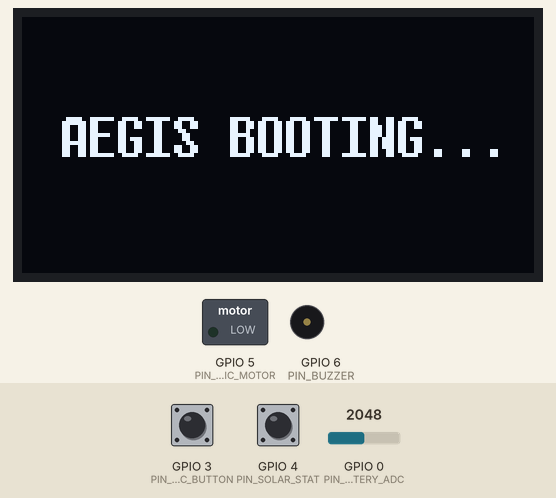
A sketch run on a simulated ESP32-C3. On the bench: 128×64 one-colour display, switched loads named in the sketch (green lamp = pin HIGH), buzzer (waves = sounding, pin HIGH). The inputs (shaded band) are chosen by the test bench; at power-on: GPIO 0 (PIN_BATTERY_ADC) = 2048, GPIO 3 (PIN_PANIC_BUTTON) HIGH, GPIO 4 (PIN_SOLAR_STAT) HIGH. Random numbers use the default seed unless the sketch sets one; nothing arrives over Bluetooth unless stated; a phone connects over Bluetooth LE 3 s after start; what the sketch prints to the serial monitor is not drawn.

Above: at 0.1 s.
At 1.2 s:
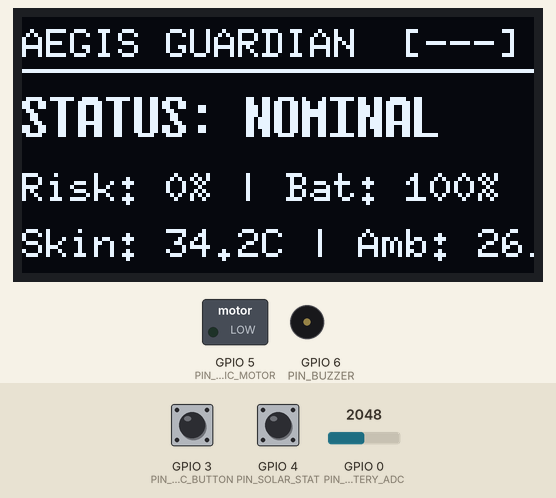
1.3 s: GPIO 0 (PIN_BATTERY_ADC) set to 2866
At 3.9 s:
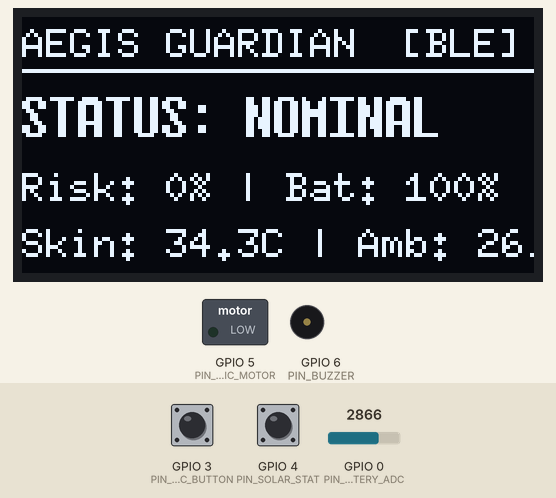
Timing chart, 0 to 5.4 s (numbered marks = the images above; inputs shaded):
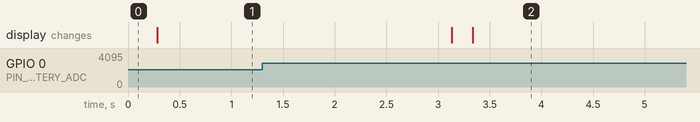

The sketch:

esp32_firmware.ino
```cpp
#include <Arduino.h>
#include <Wire.h>
#include <BLEDevice.h>
#include <BLEServer.h>
#include <BLEUtils.h>
#include <BLE2902.h>
#include <U8g2lib.h>

/*
 ==============================================================================
 AEGIS GUARDIAN — ESP32-C3 HARDWARE FIRMWARE
 ==============================================================================
 Target MCU: ESP32-C3 / ESP32-WROOM-32
 Sensors:
   - MAX30101 (PPG / HR / SpO2) via I2C (0x57)
   - BMI270 (6-Axis IMU) via I2C (0x68 / 0x69)
   - SHT31 (Ambient Temp & Humidity) via I2C (0x44)
   - MAX30208 (Precision Skin Temp) via I2C (0x50)
   - BME280 (Barometric Pressure) via I2C (0x76)
 Power & IO:
   - CN3065 Solar STAT Pin: GPIO 4 (Digital Input)
   - Battery ADC Voltage Divider: GPIO 0 (ADC1_CH0)
   - Panic Tactile SOS Button: GPIO 9 (Active Low with Interrupt)
   - Haptic Vibration Motor: GPIO 5 (PWM / Digital Output)
   - Passive Buzzer: GPIO 6 (LEDC PWM)
   - SSD1306 OLED (128x64): I2C (0x3C)
 ==============================================================================
*/

// BLE GATT UUID Definitions
#define SERVICE_UUID           "0000FFE0-0000-1000-8000-00805F9B34FB"
#define TELEMETRY_CHAR_UUID    "0000FFE1-0000-1000-8000-00805F9B34FB"
#define OLED_SYNC_CHAR_UUID    "0000FF02-0000-1000-8000-00805F9B34FB"

// Hardware Pin Definitions (ESP32-C3)
#define PIN_SDA                8
#define PIN_SCL                9
#define PIN_PANIC_BUTTON       3
#define PIN_SOLAR_STAT         4
#define PIN_BATTERY_ADC        0
#define PIN_HAPTIC_MOTOR       5
#define PIN_BUZZER             6

// OLED Instance (U8g2 I2C 128x64 Non-blocking)
U8G2_SSD1306_128X64_NONAME_F_HW_I2C u8g2(U8G2_R0, /* reset=*/ U8X8_PIN_NONE, PIN_SCL, PIN_SDA);

#pragma pack(push, 1)
struct AegisTelemetryPacket {
    uint32_t timestampMs;       // [0-3]
    uint32_t ppgRed;            // [4-7]
    uint32_t ppgIr;             // [8-11]
    int16_t  accelX;            // [12-13]
    int16_t  accelY;            // [14-15]
    int16_t  accelZ;            // [16-17]
    int16_t  ambientTempC_x100; // [18-19]
    uint16_t ambientHum_x100;   // [20-21]
    int16_t  skinTempC_x200;    // [22-23]
    uint16_t pressure_offset;   // [24-25]
    uint8_t  battery_code;      // [26]
    uint8_t  status_flags;      // [27] (Bit 0: SOS, Bit 1: Solar STAT)
};
#pragma pack(pop)

#pragma pack(push, 1)
struct OledSyncInboundPayload {
    uint8_t  statusCode;        // 0: OK, 1: CAUTION, 2: WARNING, 3: CRITICAL/SOS
    uint8_t  batteryPct;        // 0 - 100%
    uint16_t riskScore_x1000;   // 0 - 1000 (0.000 to 1.000)
};
#pragma pack(pop)

// State Variables
BLEServer* pServer = nullptr;
BLECharacteristic* pTelemetryChar = nullptr;
BLECharacteristic* pOledSyncChar = nullptr;
bool deviceConnected = false;
bool oldDeviceConnected = false;

volatile bool panicButtonPressed = false;
unsigned long lastDebounceTime = 0;
const unsigned long debounceDelay = 50;

AegisTelemetryPacket currentTelemetry;
OledSyncInboundPayload currentOledSync = {0, 100, 0};

unsigned long lastSampleTime = 0;
unsigned long sampleIntervalMs = 20; // 50 Hz default

// Power Management State
bool isLowPowerMode = false;

void IRAM_ATTR handlePanicButtonISR() {
    unsigned long now = millis();
    if ((now - lastDebounceTime) > debounceDelay) {
        if (digitalRead(PIN_PANIC_BUTTON) == LOW) {
            panicButtonPressed = true;
        }
        lastDebounceTime = now;
    }
}

class ServerCallbacks : public BLEServerCallbacks {
    void onConnect(BLEServer* pServer) {
        deviceConnected = true;
    }

    void onDisconnect(BLEServer* pServer) {
        deviceConnected = false;
    }
};

class OledSyncCallbacks : public BLECharacteristicCallbacks {
    void onWrite(BLECharacteristic* pCharacteristic) {
        String rxValue = pCharacteristic->getValue();
        if (rxValue.length() >= sizeof(OledSyncInboundPayload)) {
            memcpy(&currentOledSync, rxValue.c_str(), sizeof(OledSyncInboundPayload));
        }
    }
};

// Simulated Sensor Read Functions (Bridged to physical I2C registers in hardware)
void readSensors(AegisTelemetryPacket &packet) {
    packet.timestampMs = millis();

    // 1. MAX30101 Raw ADC Simulation / I2C Read
    static float phase = 0;
    phase += 0.15;
    float pulse = exp(-pow(sin(phase) * 2.5, 2));
    packet.ppgRed = (uint32_t)(45000 + pulse * 12000 + random(-100, 100));
    packet.ppgIr  = (uint32_t)(68000 + pulse * 18000 + random(-150, 150));

    // 2. BMI270 Accelerometer (+/- 8G, scaled to int16 with 0.000244 g/LSB)
    float ax = 0.05 * sin(phase * 0.5);
    float ay = 0.02 * cos(phase * 0.5);
    float az = 1.00 + 0.05 * sin(phase * 1.5); // 1G baseline
    packet.accelX = (int16_t)(ax / 0.000244);
    packet.accelY = (int16_t)(ay / 0.000244);
    packet.accelZ = (int16_t)(az / 0.000244);

    // 3. SHT31 Ambient Temp & Humidity
    float ambT = 26.5 + 0.5 * sin(phase * 0.01);
    float ambH = 48.0 + 1.0 * cos(phase * 0.01);
    packet.ambientTempC_x100 = (int16_t)(ambT * 100);
    packet.ambientHum_x100   = (uint16_t)(ambH * 100);

    // 4. MAX30208 Skin Temperature
    float skinT = 34.2 + 0.2 * sin(phase * 0.02);
    packet.skinTempC_x200 = (int16_t)(skinT / 0.005);

    // 5. BME280 Barometric Pressure
    float pressHpa = 1013.25;
    packet.pressure_offset = (uint16_t)((pressHpa - 900.0) * 10);

    // 6. CN3065 Solar STAT & Battery ADC Read
    bool solarStat = (digitalRead(PIN_SOLAR_STAT) == LOW); // STAT is active low while charging
    int rawAdc = analogRead(PIN_BATTERY_ADC);
    int vBatMv = (int)(rawAdc * (3300.0 / 4095.0) * 2.0); // 1:1 voltage divider
    if (vBatMv < 3000) vBatMv = 3000;
    if (vBatMv > 4200) vBatMv = 4200;
    packet.battery_code = (uint8_t)((vBatMv - 3000) / 10);

    // Flags: Bit 0 = SOS, Bit 1 = Solar Charging
    uint8_t flags = 0;
    if (panicButtonPressed) flags |= 0x01;
    if (solarStat) flags |= 0x02;
    packet.status_flags = flags;
}

void updateOledDisplay() {
    u8g2.clearBuffer();

    // Header
    u8g2.setFont(u8g2_font_6x10_tr);
    u8g2.drawStr(0, 10, "AEGIS GUARDIAN");

    // BLE Status Indicator
    if (deviceConnected) {
        u8g2.drawStr(95, 10, "[BLE]");
    } else {
        u8g2.drawStr(95, 10, "[---]");
    }

    u8g2.drawHLine(0, 13, 128);

    // Status Banner
    u8g2.setFont(u8g2_font_7x14B_tr);
    switch (currentOledSync.statusCode) {
        case 3:
            u8g2.drawStr(0, 30, "! EMERGENCY SOS !");
            break;
        case 2:
            u8g2.drawStr(0, 30, "WARN: HIGH STRAIN");
            break;
        case 1:
            u8g2.drawStr(0, 30, "CAUTION: MONITOR");
            break;
        default:
            u8g2.drawStr(0, 30, "STATUS: NOMINAL");
            break;
    }

    // Telemetry Line
    u8g2.setFont(u8g2_font_6x10_tr);
    char buf[32];
    sprintf(buf, "Risk: %d%% | Bat: %d%%", currentOledSync.riskScore_x1000 / 10, currentOledSync.batteryPct);
    u8g2.drawStr(0, 46, buf);

    // Environmental Line
    float tSkin = currentTelemetry.skinTempC_x200 * 0.005;
    float tAmb = currentTelemetry.ambientTempC_x100 / 100.0;
    sprintf(buf, "Skin: %.1fC | Amb: %.1fC", tSkin, tAmb);
    u8g2.drawStr(0, 60, buf);

    u8g2.sendBuffer();
}

void applySolarDutyCycling() {
    int vBat = 3000 + (currentTelemetry.battery_code * 10);
    bool isSolar = (currentTelemetry.status_flags & 0x02) != 0;

    if (vBat < 3400 && !isSolar) {
        // Critical Battery: Throttle sampling rate to 5Hz to conserve power
        sampleIntervalMs = 200;
        isLowPowerMode = true;
    } else {
        sampleIntervalMs = 20; // 50Hz normal operation
        isLowPowerMode = false;
    }
}

void setup() {
    Serial.begin(115200);

    // GPIO Configuration
    pinMode(PIN_PANIC_BUTTON, INPUT_PULLUP);
    pinMode(PIN_SOLAR_STAT, INPUT_PULLUP);
    pinMode(PIN_HAPTIC_MOTOR, OUTPUT);
    pinMode(PIN_BUZZER, OUTPUT);
    digitalWrite(PIN_HAPTIC_MOTOR, LOW);
    digitalWrite(PIN_BUZZER, LOW);

    attachInterrupt(digitalPinToInterrupt(PIN_PANIC_BUTTON), handlePanicButtonISR, FALLING);

    // Initialize OLED Display
    u8g2.begin();
    u8g2.clearBuffer();
    u8g2.setFont(u8g2_font_7x14B_tr);
    u8g2.drawStr(10, 35, "AEGIS BOOTING...");
    u8g2.sendBuffer();

    // Initialize BLE Server
    BLEDevice::init("Aegis-Watch-ESP32");
    pServer = BLEDevice::createServer();
    pServer->setCallbacks(new ServerCallbacks());

    BLEService* pService = pServer->createService(SERVICE_UUID);

    // Telemetry Characteristic (Notify)
    pTelemetryChar = pService->createCharacteristic(
        TELEMETRY_CHAR_UUID,
        BLECharacteristic::PROPERTY_READ | BLECharacteristic::PROPERTY_NOTIFY
    );
    pTelemetryChar->addDescriptor(new BLE2902());

    // OLED Sync Characteristic (Write)
    pOledSyncChar = pService->createCharacteristic(
        OLED_SYNC_CHAR_UUID,
        BLECharacteristic::PROPERTY_WRITE | BLECharacteristic::PROPERTY_WRITE_NR
    );
    pOledSyncChar->setCallbacks(new OledSyncCallbacks());

    pService->start();

    // Start BLE Advertising
    BLEAdvertising* pAdvertising = BLEDevice::getAdvertising();
    pAdvertising->addServiceUUID(SERVICE_UUID);
    pAdvertising->setScanResponse(true);
    pAdvertising->setMinPreferred(0x06);
    pAdvertising->setMinPreferred(0x12);
    BLEDevice::startAdvertising();

    Serial.println("[AEGIS] ESP32 Firmware Boot Complete. BLE Advertising Active.");
}

void loop() {
    unsigned long now = millis();

    if (now - lastSampleTime >= sampleIntervalMs) {
        lastSampleTime = now;

        // 1. Read all sensors into 28-byte packed struct
        readSensors(currentTelemetry);

        // 2. Power management duty-cycling
        applySolarDutyCycling();

        // 3. Transmit BLE Notification if connected
        if (deviceConnected) {
            pTelemetryChar->setValue((uint8_t*)&currentTelemetry, sizeof(AegisTelemetryPacket));
            pTelemetryChar->notify();
        }

        // 4. Update OLED Display
        static unsigned long lastOledUpdate = 0;
        if (now - lastOledUpdate >= 200) { // Update display @ 5Hz
            lastOledUpdate = now;
            updateOledDisplay();
        }

        // Reset panic button state after transmission
        if (panicButtonPressed) {
            panicButtonPressed = false;
        }
    }

    // BLE Disconnection reconnection loop
    if (!deviceConnected && oldDeviceConnected) {
        delay(500);
        pServer->startAdvertising();
        oldDeviceConnected = deviceConnected;
    }
    if (deviceConnected && !oldDeviceConnected) {
        oldDeviceConnected = deviceConnected;
    }
}
```
